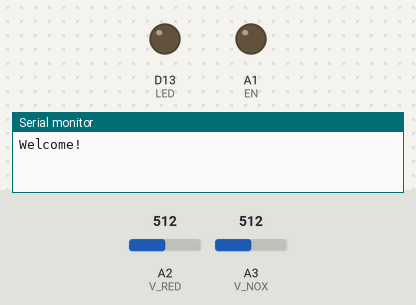
Recording of a sketch running on a simulated Arduino MKR. On the bench: output pins drawn as LEDs (lit = HIGH), the last lines printed to the serial monitor. Inputs (shaded band) come from the test bench; at power-on: A2 (V_RED) = 512, A3 (V_NOX) = 512. WiFi joins after 1.5 s; servers stay silent unless stated.

Above: at 1.5 s.
At 3.0 s:
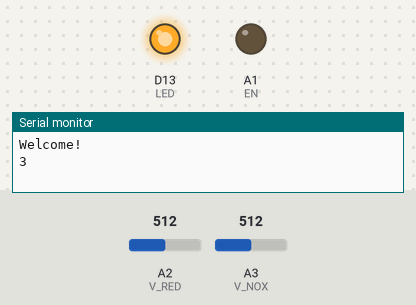
At 5.2 s:
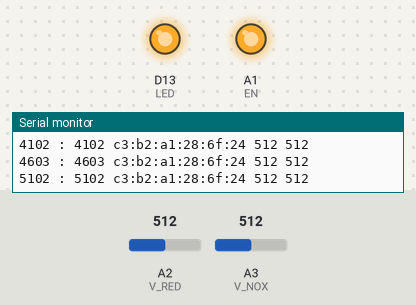
Timing chart, 0 to 6.7 s (numbered marks = the images above):
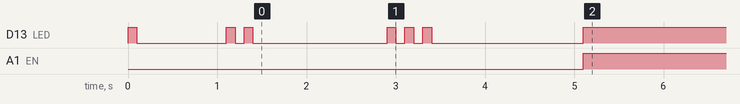

Measured:
- by itself, D13 (LED): HIGH → LOW at 0.10 s, → HIGH 1.0 s later, → LOW 0.10 s later, → HIGH 0.10 s later, … (12 changes in this stretch)
- by itself, A1 (EN): LOW → HIGH at 5.1 s

The sketch:

calibrate-wifi2.ino
```cpp
#include <WiFi101.h>


// Feather M0 / WiFi (ATWINC)
//
// PINOUT
//              RST
//              3V
//              Aref
// BAT          GND
// EN           A0 (DAC)
// USB          A1
// 13 (LED)     A2
// 12           A3
// 11           A4
// 10           A5
//  9 (A7)      24 (SCK)
//  6           23 (MOSI)
//  5           22 (MISO)
// 21 (SCL)      0 (RX)
// 20 (SDA)      1 (TX)
//              Wake

// MiCS 4514
// V33 -
// nc  -
// GND -
// PRE  - A0
// EN   - A1
// Vred - A2
// Vnox - A3

const char ssid[] = "marienUniversum";
const char pswd[] = "asdfghjkllkjhgfdsa";

static const int BAUD = 9600;

// XX:XX:XX:XX:XX:XX\000
static char mac[18];
static WiFiClient client;

void blink(uint n = 1);
void log(char * msg);
bool waitForWiFi(uint numAttempts = 5, uint wait = 10000);
void populateMAC();
void readSensors();
void write_sensors();

void setup() {
  // put your setup code here, to run once:
  WiFi.setPins(8, 7, 4, 2);
  Serial.begin(BAUD);
  // configure pins
  configurePins();
  blink();
  delay(1000); // Arduino folklore suggests adding while (!Serial) to
  // to wait for init, but that block indefinitely if no
  // USB Serial is connected, or something.

  Serial.println("Welcome!");
  blink(2);
  // wait for WiFi
  if (!waitForWiFi()) {
    while (true) blink(10);
  }
  blink(3);
  populateMAC();
  // establish server tcp connection

  if (!client.connect("192.168.178.37", 5012)) {
    log("can't connect");
    while (true) blink(10);
  }

}

long lastRead = 0;
const uint WAIT_EN = 5000; // number of milliseconds to wait before
const uint READ_INTERVAL = 500;

static const uint PRE    = A0;
static const uint EN     = A1;
static const uint V_RED  = A2;
static const uint V_NOX  = A3;
static const uint LED    = 13;

void loop() {
  // put your main code here, to run repeatedly:

  long now = millis();
  if (now - lastRead >= READ_INTERVAL) {
    readSensors();

    if (now >= WAIT_EN) {
      // wait for a while before turning on heater.
      digitalWrite(EN, HIGH);
      digitalWrite(LED, HIGH);
    }

    lastRead = now;
  }
}


// stm32/wicket needs INPUT_ANALOG
static const uint ANALOG_INPUT = INPUT;

void configurePins() {
  // initialize sensors ...
  pinMode(EN, OUTPUT);

  pinMode(LED, OUTPUT);
  digitalWrite(LED, LOW);

  pinMode(V_RED, INPUT);
  pinMode(V_NOX, INPUT);
}

void write_sensors(int vred, int vnox) {

  // 192.168.179.44
  // 5012
  char str [72];
  sprintf(str, "%d %s %d %d", millis(), mac, vred, vnox);
  log(str);
  client.println(str);
}
void readSensors() {
  int vnox = analogRead(V_NOX);
  int vred = analogRead(V_RED);
  write_sensors(vred, vnox);
}

void blink (uint n) {
  for (; n != 0;) {
    digitalWrite(LED, HIGH);
    delay(100);
    digitalWrite(LED, LOW);
    --n;
    if (n != 0) {
      delay(100);
    }
  }
}

void log(char * msg) {
  static char str[72];
  sprintf(str, "%d : %s", millis(), msg);
  Serial.println(str);
}
bool waitForWiFi(uint numAttempts, uint wait) {
  if (numAttempts == 0) {
    return false;
  }
  WiFi.begin(ssid, pswd);
  int status = WiFi.status();
  Serial.println(status);
  switch (status) {
    case WL_CONNECTED:           //  3
      return true;
    case WL_IDLE_STATUS:         //  0
      log("WL_IDLE_STATUS");
      delay(wait);
      return waitForWiFi(numAttempts - 1, wait);
    case WL_CONNECT_FAILED:      //  4
      log("WL_CONNECT_FAILED");
      delay(wait);
      return waitForWiFi(numAttempts - 1, wait);
    case WL_NO_SHIELD:           //255
    case WL_NO_SSID_AVAIL:       //  1
    case WL_SCAN_COMPLETED:      //  2
    case WL_CONNECTION_LOST:     //  5
    case WL_DISCONNECTED:        //  6
      Serial.println("failed permantly, check params");
      return false;
    default :
      log("failed mysteriously");
      return false;
  }
}

void populateMAC() {
  byte m[6];
  WiFi.macAddress(m);
  mac[17] = 0;
  sprintf(mac, "%x:%x:%x:%x:%x:%x", m[5], m[4], m[3], m[2], m[1], m[0]);
  log(mac);
}
```
